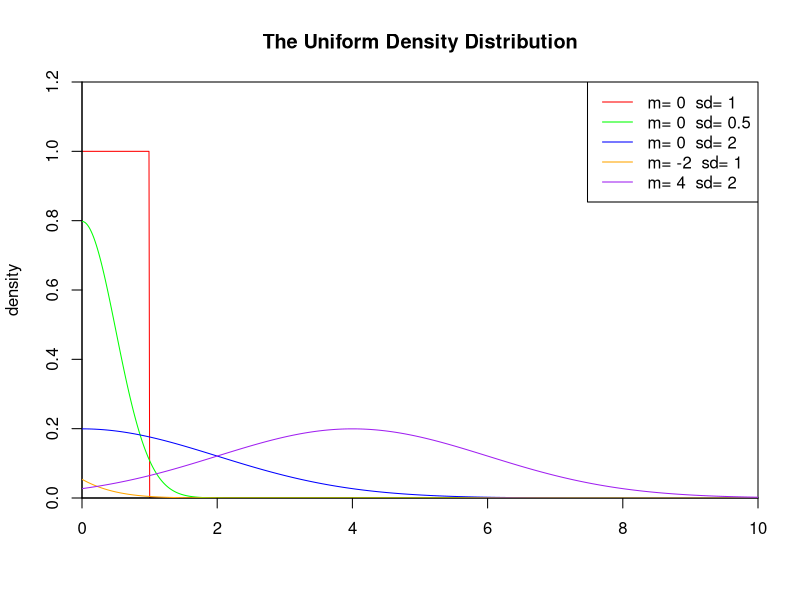
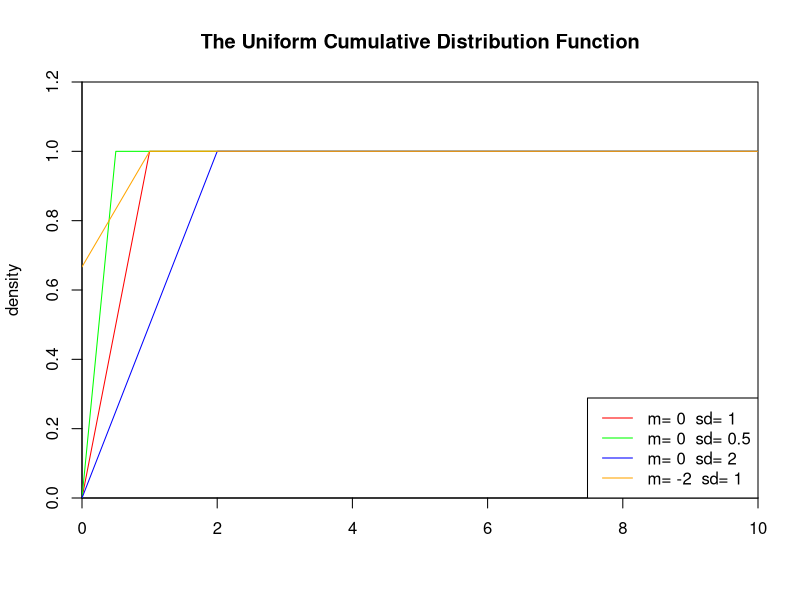
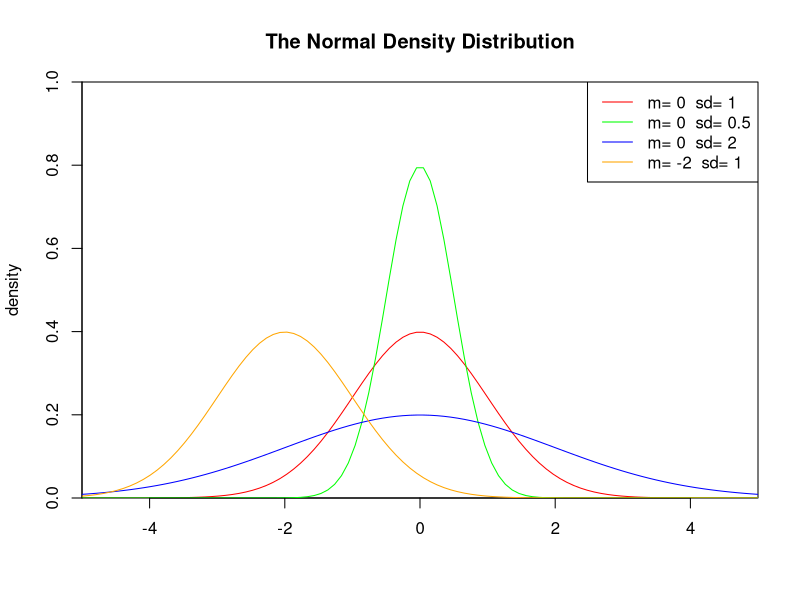
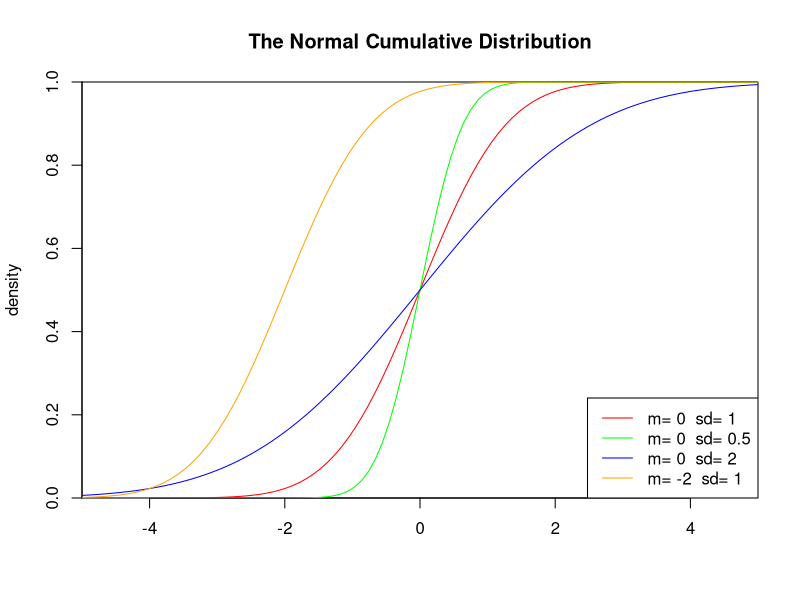
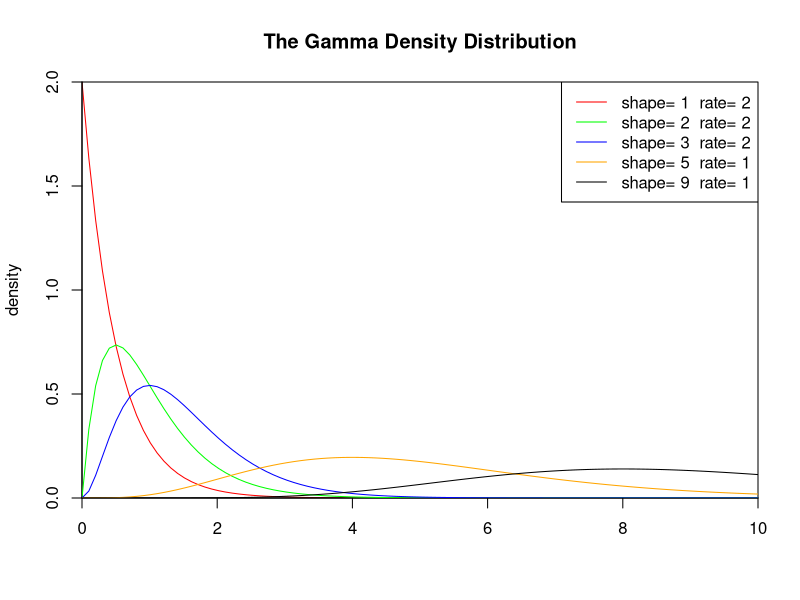
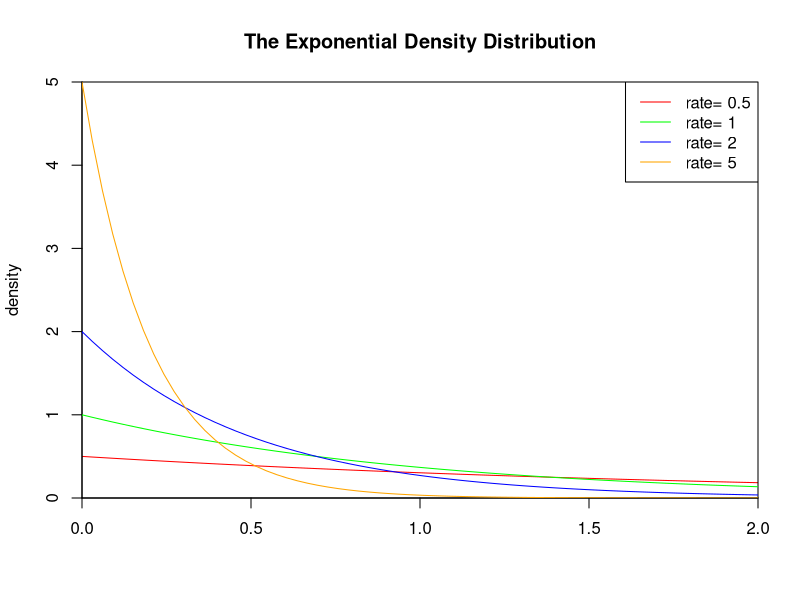
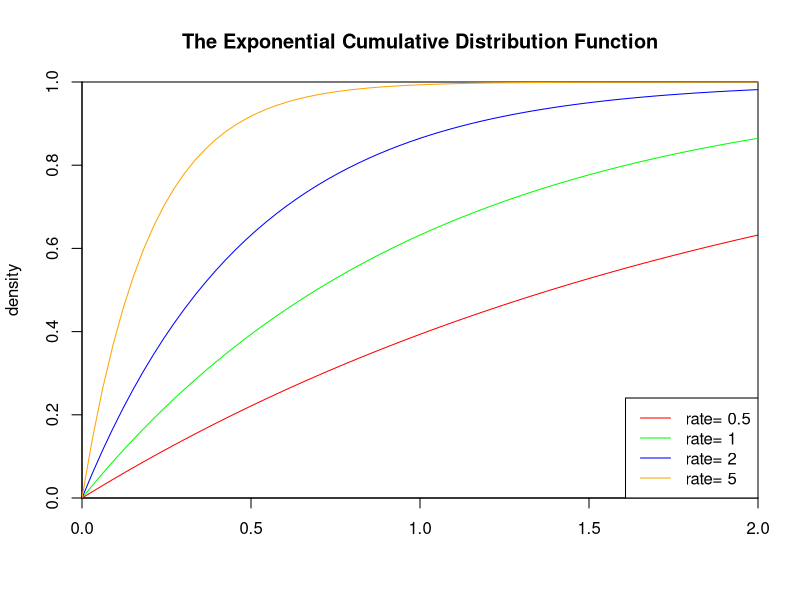
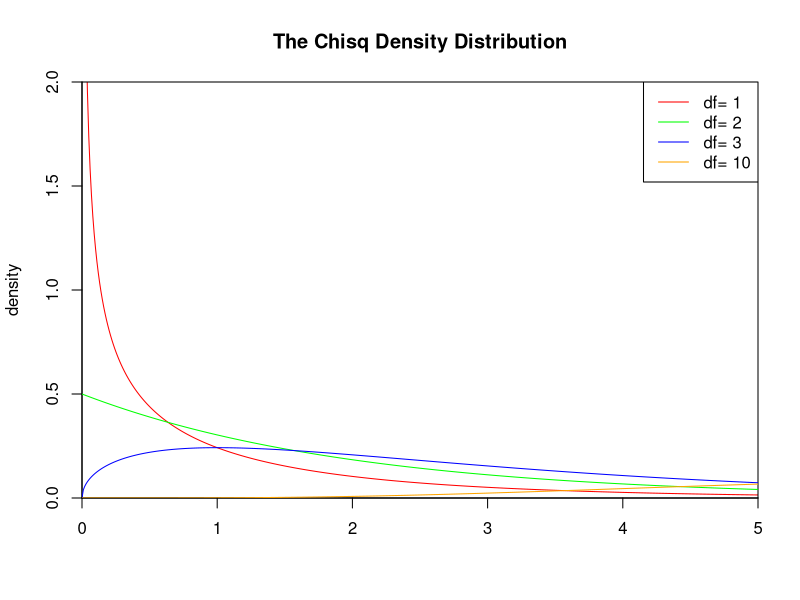

Recreate these plots in R, in order.
## ---- chunk 1
set.seed(1)
x<-seq(0,10,length.out=1000)
y<-dunif(x,0,1)

plot(x,y,col="red",xlim=c(0,10),ylim=c(0,1.2),type='l',
     xaxs="i", yaxs="i",ylab='density',xlab='',
     main="The Uniform Density Distribution")
lines(x,dnorm(x,0,0.5),col="green")
lines(x,dnorm(x,0,2),col="blue")
lines(x,dnorm(x,-2,1),col="orange")
lines(x,dnorm(x,4,2),col="purple")

legend("topright",legend=paste("m=",c(0,0,0,-2,4)," sd=", c(1,0.5,2,1,2)), lwd=1, col=c("red", "green","blue","orange","purple"))
## ---- chunk 2
set.seed(1)
x<-seq(0,10,length.out=1000)
y<-punif(x,0,1)

plot(x,y,col="red",xlim=c(0,10),ylim=c(0,1.2),type='l',
     xaxs="i", yaxs="i",ylab='density',xlab='',
     main="The Uniform Cumulative Distribution Function")

lines(x,punif(x,0,0.5),col="green")
lines(x,punif(x,0,2),col="blue")
lines(x,punif(x,-2,1),col="orange")

legend("bottomright",legend=paste("m=",c(0,0,0,-2)," sd=", c(1,0.5,2,1)), lwd=1, col=c("red", "green","blue","orange","purple"))
## ---- chunk 3
set.seed(1)
S<-runif(1000)
ks.test(S, "punif")
# 	One-sample Kolmogorov-Smirnov test
# data:  S
# D = 0.0244, p-value = 0.5928
# alternative hypothesis: two-sided
## ---- chunk 4
set.seed(1)
x <- seq(-5,5,length.out=100)
y <- dnorm(x,0,1)
  
plot(x,y,col="red",xlim=c(-5,5),ylim=c(0,1),type='l',
     xaxs="i", yaxs="i",ylab='density',xlab='',
     main="The Normal Density Distribution")

lines(x,dnorm(x,0,0.5),col="green")
lines(x,dnorm(x,0,2),col="blue")
lines(x,dnorm(x,-2,1),col="orange")

legend("topright",legend=paste("m=",c(0,0,0,-2)," sd=", c(1,0.5,2,1)), lwd=1, col=c("red", "green","blue","orange"))
## ---- chunk 5
set.seed(1)
x <- seq(-5,5,length.out=100)
y <- pnorm(x,0,1)

plot(x,y,col="red",xlim=c(-5,5),ylim=c(0,1),type='l',
     xaxs="i", yaxs="i",ylab='density',xlab='',
     main="The Normal Cumulative Distribution")

lines(x,pnorm(x,0,0.5),col="green")
lines(x,pnorm(x,0,2),col="blue")
lines(x,pnorm(x,-2,1),col="orange")

legend("bottomright",legend=paste("m=",c(0,0,0,-2)," sd=", c(1,0.5,2,1)), lwd=1,col=c("red", "green","blue","orange"))
## ---- chunk 6
set.seed(1)
S<-rnorm(1000)
shapiro.test(S)
# 	Shapiro-Wilk normality test
# data:  S
# W = 0.9988, p-value = 0.7256
## ---- chunk 7
set.seed(1)
S<-rnorm(1000)
ks.test(S, "pnorm")
# 	One-sample Kolmogorov-Smirnov test
# data:  S
# D = 0.0211, p-value = 0.7673
# alternative hypothesis: two-sided
## ---- chunk 8
set.seed(1)
x<-seq(0,10,length.out=100)
y<-dgamma(x,1,2)

plot(x,y,col="red",xlim=c(0,10),ylim=c(0,2),type='l',
     xaxs="i", yaxs="i",ylab='density',xlab='',
     main="The Gamma Density Distribution")

lines(x,dgamma(x,2,2),col="green")
lines(x,dgamma(x,3,2),col="blue")
lines(x,dgamma(x,5,1),col="orange")
lines(x,dgamma(x,9,1),col="black")

legend("topright",legend=paste("shape=",c(1,2,3,5,9)," rate=", c(2,2,2,1,1)), lwd=1, col=c("red", "green","blue","orange","black"))
## ---- chunk 9
set.seed(1)
S<-rgamma(1000,1)
ks.test(S, "pgamma", 1)
# 	One-sample Kolmogorov-Smirnov test
# data:  S
# D = 0.0363, p-value = 0.1438
# alternative hypothesis: two-sided
## ---- chunk 10
ks.test(S, "pgamma", 2)
# 	One-sample Kolmogorov-Smirnov test
# data:  S
# D = 0.3801, p-value < 2.2e-16
# alternative hypothesis: two-sided
## ---- chunk 11
set.seed(1)
x<-seq(-1,2,length.out=100)
y<-dexp(x,0.5)

plot(x,y,col="red",xlim=c(0,2),ylim=c(0,5),type='l',
     xaxs="i", yaxs="i",ylab='density',xlab='',
     main="The Exponential Density Distribution")
lines(x,dexp(x,1),col="green")
lines(x,dexp(x,2),col="blue")
lines(x,dexp(x,5),col="orange")

legend("topright",legend=paste("rate=",c(.5, 1, 2,5)), lwd=1,col=c("red", "green","blue","orange"))
## ---- chunk 12
set.seed(1)
x<-seq(-1,2,length.out=100)
y<-pexp(x,0.5)

plot(x,y,col="red",xlim=c(0,2),ylim=c(0,1),type='l',
     xaxs="i", yaxs="i",ylab='density',xlab='',
     main="The Exponential Cumulative Distribution Function")
lines(x,pexp(x,1),col="green")
lines(x,pexp(x,2),col="blue")
lines(x,pexp(x,5),col="orange")

legend("bottomright",legend=paste("rate=",c(.5, 1, 2,5)), lwd=1, col=c("red", "green","blue","orange"))
## ---- chunk 13
set.seed(1)
S<-rexp(1000)
ks.test(S, "pexp")
# 	One-sample Kolmogorov-Smirnov test
# data:  S
# D = 0.0387, p-value = 0.1001
# alternative hypothesis: two-sided
## ---- chunk 14
set.seed(1)
x<-seq(0,10,length.out=1000)
y<-dchisq(x,1)

plot(x,y,col="red",xlim=c(0,5),ylim=c(0,2),type='l',
     xaxs="i", yaxs="i",ylab='density',xlab='',
     main="The Chisq Density Distribution")

lines(x,dchisq(x,2),col="green")
lines(x,dchisq(x,3),col="blue")
lines(x,dchisq(x,10),col="orange")

legend("topright",legend=paste("df=",c(1,2,3,10)), lwd=1, col=c("red", "green","blue","orange"))
## ---- chunk 15
set.seed(1)
x<-seq(0,10,length.out=1000)
y<-pchisq(x,1)

plot(x,y,col="red",xlim=c(0,10),ylim=c(0,1),type='l',
     xaxs="i", yaxs="i",ylab='density',xlab='',
     main="The Chisq Cumulative Distribution Function")

lines(x,pchisq(x,2),col="green")
lines(x,pchisq(x,3),col="blue")
lines(x,pchisq(x,10),col="orange")

legend("topleft",legend=paste("df=",c(1,2,3,10)), lwd=1, col=c("red", "green","blue","orange"))
## ---- chunk 16
set.seed(1)
S<-rchisq(1000,1)
ks.test(S, "pchisq",1)
# 	One-sample Kolmogorov-Smirnov test
# data:  S
# D = 0.0254, p-value = 0.5385
# alternative hypothesis: two-sided
## ---- chunk 17
set.seed(1)
x<-seq(-5,5,length.out=10000)
y<-dbeta(x,0.5,0.5)
  
plot(x,y,col="red",xlim=c(0,1),ylim=c(0,6),type='l',
     xaxs="i", yaxs="i",ylab='density',xlab='',
     main="The Beta Density Distribution")

lines(x,dbeta(x,5,1),col="green")
lines(x,dbeta(x,1,3),col="blue")
lines(x,dbeta(x,2,2),col="orange")
lines(x,dbeta(x,2,5),col="black")

legend("top",legend=paste("a=",c(.5,5,1,2,2)," b=", c(.5,1,3,2,5)), lwd=1,col=c("red", "green","blue","orange","black"))
## ---- chunk 18
set.seed(1)
x<-seq(-5,5,length.out=10000)
y<-pbeta(x,0.5,0.5)

plot(x,y,col="red",xlim=c(0,1),ylim=c(0,1),type='l',
     xaxs="i", yaxs="i",ylab='density',xlab='',
     main="The Beta Cumulative Distribution Function")

lines(x,pbeta(x,5,1),col="green")
lines(x,pbeta(x,1,3),col="blue")
lines(x,pbeta(x,2,2),col="orange")
lines(x,pbeta(x,2,5),col="black")

legend("topleft",legend=paste("a=",c(.5,5,1,2,2)," b=", c(.5,1,3,2,5)), lwd=1,col=c("red", "green","blue","orange","black"))
## ---- chunk 19
set.seed(1)
S<-rbeta(1000,1,2)
ks.test(S, "pbeta",1,2)
# 	One-sample Kolmogorov-Smirnov test
# data:  S
# D = 0.0202, p-value = 0.807
# alternative hypothesis: two-sided
## ---- chunk 20
set.seed(1)
x<-seq(-5,5,length.out=1000)
y<-dt(x,1,0)

plot(x,y,col="red",xlim=c(-5,5),ylim=c(0,0.5),type='l',
     xaxs="i", yaxs="i",ylab='density',xlab='',
     main="The T Density Distribution")

lines(x,dt(x,5,0),col="green")
lines(x,dt(x,5,2),col="blue")
lines(x,dt(x,50,4),col="orange")

legend("topleft",legend=paste("df=",c(1,5,5,50)," ncp=", c(0,0,2,4)), lwd=1, col=c("red", "green","blue","orange"))
## ---- chunk 21
set.seed(1)
x<-seq(-5,5,length.out=1000)
y<-pt(x,1,0)

plot(x,y,col="red",xlim=c(-5,5),ylim=c(0,0.5),type='l',
     xaxs="i", yaxs="i",ylab='density',xlab='',
     main="The T Cumulative Distribution Function")

lines(x,pt(x,5,0),col="green")
lines(x,pt(x,5,2),col="blue")
lines(x,pt(x,50,4),col="orange")

legend("topleft",legend=paste("df=",c(1,5,5,50)," ncp=", c(0,0,2,4)), lwd=1, col=c("red", "green","blue","orange"))
## ---- chunk 22
set.seed(1)
S<-rt(1000, 1,2)
ks.test(S, "pt", 1, 2)
# 	One-sample Kolmogorov-Smirnov test
# data:  S
# D = 0.0253, p-value = 0.5461
# alternative hypothesis: two-sided
## ---- chunk 23
set.seed(1)
x<-seq(0,5,length.out=1000)
y<-df(x,1,1,0)

plot(x,y,col="red",xlim=c(0,5),ylim=c(0,1),type='l',
     xaxs="i", yaxs="i",ylab='density',xlab='',
     main="The F Density Distribution")

lines(x,df(x,1,1,2),col="green")
lines(x,df(x,2,2,2),col="blue")
lines(x,df(x,2,4,4),col="orange")

legend("topright",legend=paste("df1=",c(1,1,2,2),"df2=",c(1,1,2,4)," ncp=", c(0,2,2,4)), lwd=1, col=c("red", "green","blue","orange"))
## ---- chunk 24
set.seed(1)
x<-seq(0,5,length.out=1000)
y<-df(x,1,1,0)

plot(x,y,col="red",xlim=c(0,5),ylim=c(0,1),type='l',
     xaxs="i", yaxs="i",ylab='density',xlab='',
     main="The F Cumulative Distribution Function")

lines(x,pf(x,1,1,2),col="green")
lines(x,pf(x,2,2,2),col="blue")
lines(x,pf(x,2,4,4),col="orange")

legend("topright",legend=paste("df1=",c(1,1,2,2),"df2=",c(1,1,2,4)," ncp=", c(0,2,2,4)), lwd=1, col=c("red", "green","blue","orange"))
## ---- chunk 25
set.seed(1)
S<-rf(1000,1,1,2)
ks.test(S, "pf", 1,1,2)
# 	One-sample Kolmogorov-Smirnov test
# data:  S
# D = 0.0113, p-value = 0.9996
# alternative hypothesis: two-sided
## ---- chunk 26
set.seed(1)
x<- seq(0, 2.5, length.out=1000)
y<- dweibull(x, 0.5)

plot(x, y, type="l", col="blue",xlim=c(0, 2.5),ylim=c(0, 6),
     xaxs="i", yaxs="i",ylab='density',xlab='',
     main="The Weibull Density Distribution")

lines(x, dweibull(x, 1), type="l", col="red")
lines(x, dweibull(x, 1.5), type="l", col="magenta")
lines(x, dweibull(x, 5), type="l", col="green")
lines(x, dweibull(x, 15), type="l", col="purple")
legend("topright", legend=paste("shape =", c(.5, 1, 1.5, 5, 15)), lwd=1,col=c("blue", "red", "magenta", "green","purple"))
## ---- chunk 27
set.seed(1)
x<- seq(0, 2.5, length.out=1000)
y<- pweibull(x, 0.5)

plot(x, y, type="l", col="blue",xlim=c(0, 2.5),ylim=c(0, 1.2),
     xaxs="i", yaxs="i",ylab='density',xlab='',
     main="The Weibull Cumulative Distribution Function")

lines(x, pweibull(x, 1), type="l", col="red")
lines(x, pweibull(x, 1.5), type="l", col="magenta")
lines(x, pweibull(x, 5), type="l", col="green")
lines(x, pweibull(x, 15), type="l", col="purple")
legend("bottomright", legend=paste("shape =", c(.5, 1, 1.5, 5, 15)), lwd=1, col=c("blue", "red", "magenta", "green","purple"))
## ---- chunk 28
set.seed(1)
S<-rweibull(1000,1)
ks.test(S, "pweibull",1)
# 	One-sample Kolmogorov-Smirnov test
# data:  S
# D = 0.0244, p-value = 0.5928
# alternative hypothesis: two-sided
## ---- chunk 29

################
###计算
################

#四则运算 +, -, *, /, ^, %%, %/%
#舍入 ceiling，floor，round，signif，trunc，zapsmall
#最大最小值 max，min，pmax，pmin
#最大值和最小值 range
#向量元素和，积 sum，prod
#累加、累乘 cumsum，cumprod，cummax，cummin
#排序 sort
#插值 approx和approx fun
#差分 diff
#符号函数 sign

################
###数学函数
################

#绝对值，平方根 abs，sqrt
#对数与指数函数 log, exp, log10, log2
#三角函数 sin，cos，tan，asin，acos，atan，atan2
#双曲函数 sinh，cosh，tanh，asinh，acosh，atanh
#与贝塔函数、伽玛函数、组合数有关的特殊函数 beta，lbeta，gamma，lgamma，digamma，trigamma，tetragamma，pentagamma，choose ，lchoose
#富利叶变换及卷积 fft，mvfft，convolve
#多项式求根 polyroot
#正交多项式 poly
#样条差值 spline，splinefun
#函数 besselI，besselK，besselJ，besselY，gammaCodyBessel
#简单表达式的符号微分或算法微分 deriv

################
###线性代数
################
#解线性方程组或求逆 solve
#矩阵的特征值分解 eigen
#矩阵的奇异值分解 svd
#解上三角或下三角方程组 backsolve
#分解 cholCholeski
#矩阵的QR分解 qr
#由Choleski分解求逆 chol2inv

################
###优化及求根
################
#一维优化与求根 optimize uniroot polyroot

################
###统计分布
################
#每一种分布有四个函数
#比如，正态分布的这四个函数为dnorm，pnorm，qnorm，rnorm。
# d――density（密度函数）
# p――分布函数
# q――分位数函数
# r――随机数函数

#下面我们列出各分布后缀，前面加前缀d、p、q或r就构成函数名
#正态 norm
#分布 tt
#分布 fF
#卡方（包括非中心） chisq
#均匀 unif
#指数 exp
#威布尔 weibull
#伽玛 gamma
#贝塔 beta 
#对数正态 lnorm
#逻辑分布 logis
#柯西 cauchy
#二项分布 binom
#几何分布 geom
#超几何 hyper
#负二项 nbinom
#泊松 pois

#符号秩 signrank
#秩和 wilcox
#学生化极差 tukey

################
###简单统计量
################
#基本统计量
#求和 sum
#求平均 mean
#方差 var
#标准差 sd
#最小值 min
#最大值 max
#最小和最大值 range
#中位数 median
#四分位间距 IQR
#与排序有关 sort order rank
#其它还有 ave fivenum mad quantile stem 

################
###统计检验
################
#R中已实现的有 chisq.test,prop.test,t.test

################
###多元分析
################
#协方差阵及相关阵计算 cor,cov.wt,var
#多元数据 biplot, biplot.princomp
#典则相关 biplot cancor
#主成分分析 princomp
#谱系聚类 hclust
#k-均值聚类 kmeans
#经典多维标度 cmdscale
#其它有  dist,mahalanobis,cov.rob

################
###时间序列
################
#时间序列对象 ts
#计算差分 diff
#时间序列的采样时间 time
#时间窗 window

################
###统计模型
################
# 线性模型 lm
# 广义线性模型 glm
# 方差分析 aov
